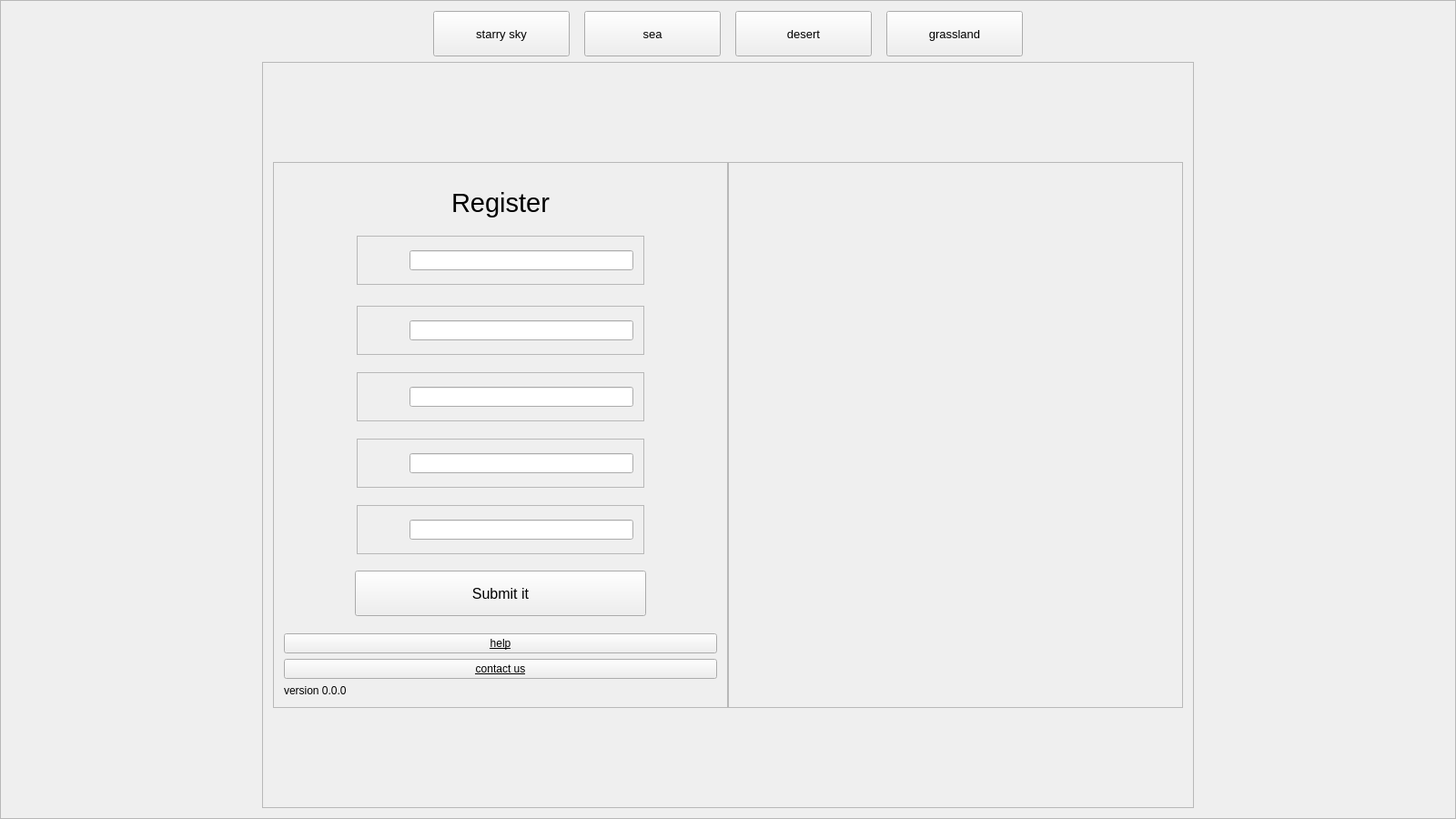
<?xml version="1.0" encoding="UTF-8"?>
<ui version="4.0">
 <class>Widget</class>
 <widget class="QWidget" name="Widget">
  <property name="geometry">
   <rect>
    <x>0</x>
    <y>0</y>
    <width>1600</width>
    <height>900</height>
   </rect>
  </property>
  <property name="minimumSize">
   <size>
    <width>800</width>
    <height>450</height>
   </size>
  </property>
  <property name="windowTitle">
   <string>Widget</string>
  </property>
  <property name="styleSheet">
   <string notr="true"/>
  </property>
  <layout class="QGridLayout" name="gridLayout_7">
   <property name="leftMargin">
    <number>0</number>
   </property>
   <property name="topMargin">
    <number>0</number>
   </property>
   <property name="rightMargin">
    <number>0</number>
   </property>
   <property name="bottomMargin">
    <number>0</number>
   </property>
   <property name="spacing">
    <number>0</number>
   </property>
   <item row="0" column="0">
    <widget class="QFrame" name="frame">
     <property name="frameShape">
      <enum>QFrame::StyledPanel</enum>
     </property>
     <property name="frameShadow">
      <enum>QFrame::Raised</enum>
     </property>
     <layout class="QGridLayout" name="gridLayout_3">
      <item row="0" column="0">
       <layout class="QVBoxLayout" name="verticalLayout">
        <item>
         <layout class="QHBoxLayout" name="horizontalLayout_14">
          <item>
           <spacer name="horizontalSpacer_16">
            <property name="orientation">
             <enum>Qt::Horizontal</enum>
            </property>
            <property name="sizeHint" stdset="0">
             <size>
              <width>13</width>
              <height>20</height>
             </size>
            </property>
           </spacer>
          </item>
          <item>
           <widget class="QPushButton" name="btn_1">
            <property name="sizePolicy">
             <sizepolicy hsizetype="Fixed" vsizetype="Fixed">
              <horstretch>0</horstretch>
              <verstretch>0</verstretch>
             </sizepolicy>
            </property>
            <property name="minimumSize">
             <size>
              <width>150</width>
              <height>50</height>
             </size>
            </property>
            <property name="maximumSize">
             <size>
              <width>150</width>
              <height>50</height>
             </size>
            </property>
            <property name="font">
             <font>
              <family>Arial</family>
              <pointsize>10</pointsize>
             </font>
            </property>
            <property name="text">
             <string>starry sky</string>
            </property>
           </widget>
          </item>
          <item>
           <spacer name="horizontalSpacer_26">
            <property name="orientation">
             <enum>Qt::Horizontal</enum>
            </property>
            <property name="sizeType">
             <enum>QSizePolicy::Fixed</enum>
            </property>
            <property name="sizeHint" stdset="0">
             <size>
              <width>10</width>
              <height>20</height>
             </size>
            </property>
           </spacer>
          </item>
          <item>
           <widget class="QPushButton" name="btn_2">
            <property name="sizePolicy">
             <sizepolicy hsizetype="Fixed" vsizetype="Fixed">
              <horstretch>0</horstretch>
              <verstretch>0</verstretch>
             </sizepolicy>
            </property>
            <property name="minimumSize">
             <size>
              <width>150</width>
              <height>50</height>
             </size>
            </property>
            <property name="maximumSize">
             <size>
              <width>150</width>
              <height>50</height>
             </size>
            </property>
            <property name="font">
             <font>
              <family>Arial</family>
              <pointsize>10</pointsize>
             </font>
            </property>
            <property name="text">
             <string>sea</string>
            </property>
           </widget>
          </item>
          <item>
           <spacer name="horizontalSpacer_27">
            <property name="orientation">
             <enum>Qt::Horizontal</enum>
            </property>
            <property name="sizeType">
             <enum>QSizePolicy::Fixed</enum>
            </property>
            <property name="sizeHint" stdset="0">
             <size>
              <width>10</width>
              <height>20</height>
             </size>
            </property>
           </spacer>
          </item>
          <item>
           <widget class="QPushButton" name="btn_3">
            <property name="sizePolicy">
             <sizepolicy hsizetype="Fixed" vsizetype="Fixed">
              <horstretch>0</horstretch>
              <verstretch>0</verstretch>
             </sizepolicy>
            </property>
            <property name="minimumSize">
             <size>
              <width>150</width>
              <height>50</height>
             </size>
            </property>
            <property name="maximumSize">
             <size>
              <width>150</width>
              <height>50</height>
             </size>
            </property>
            <property name="font">
             <font>
              <family>Arial</family>
              <pointsize>10</pointsize>
             </font>
            </property>
            <property name="text">
             <string>desert</string>
            </property>
           </widget>
          </item>
          <item>
           <spacer name="horizontalSpacer_28">
            <property name="orientation">
             <enum>Qt::Horizontal</enum>
            </property>
            <property name="sizeType">
             <enum>QSizePolicy::Fixed</enum>
            </property>
            <property name="sizeHint" stdset="0">
             <size>
              <width>10</width>
              <height>20</height>
             </size>
            </property>
           </spacer>
          </item>
          <item>
           <widget class="QPushButton" name="btn_4">
            <property name="sizePolicy">
             <sizepolicy hsizetype="Fixed" vsizetype="Fixed">
              <horstretch>0</horstretch>
              <verstretch>0</verstretch>
             </sizepolicy>
            </property>
            <property name="minimumSize">
             <size>
              <width>150</width>
              <height>50</height>
             </size>
            </property>
            <property name="maximumSize">
             <size>
              <width>150</width>
              <height>50</height>
             </size>
            </property>
            <property name="font">
             <font>
              <family>Arial</family>
              <pointsize>10</pointsize>
             </font>
            </property>
            <property name="text">
             <string>grassland</string>
            </property>
           </widget>
          </item>
          <item>
           <spacer name="horizontalSpacer_29">
            <property name="orientation">
             <enum>Qt::Horizontal</enum>
            </property>
            <property name="sizeHint" stdset="0">
             <size>
              <width>13</width>
              <height>20</height>
             </size>
            </property>
           </spacer>
          </item>
         </layout>
        </item>
        <item>
         <layout class="QHBoxLayout" name="horizontalLayout_9">
          <item>
           <spacer name="horizontalSpacer_17">
            <property name="orientation">
             <enum>Qt::Horizontal</enum>
            </property>
            <property name="sizeHint" stdset="0">
             <size>
              <width>40</width>
              <height>20</height>
             </size>
            </property>
           </spacer>
          </item>
          <item>
           <widget class="QFrame" name="frame_3">
            <property name="frameShape">
             <enum>QFrame::StyledPanel</enum>
            </property>
            <property name="frameShadow">
             <enum>QFrame::Raised</enum>
            </property>
            <layout class="QGridLayout" name="gridLayout_2">
             <item row="0" column="0">
              <layout class="QHBoxLayout" name="horizontalLayout_8">
               <property name="spacing">
                <number>0</number>
               </property>
               <item>
                <widget class="QFrame" name="frame_login">
                 <property name="sizePolicy">
                  <sizepolicy hsizetype="Minimum" vsizetype="Minimum">
                   <horstretch>0</horstretch>
                   <verstretch>0</verstretch>
                  </sizepolicy>
                 </property>
                 <property name="minimumSize">
                  <size>
                   <width>500</width>
                   <height>600</height>
                  </size>
                 </property>
                 <property name="maximumSize">
                  <size>
                   <width>500</width>
                   <height>600</height>
                  </size>
                 </property>
                 <property name="styleSheet">
                  <string notr="true"/>
                 </property>
                 <property name="frameShape">
                  <enum>QFrame::StyledPanel</enum>
                 </property>
                 <property name="frameShadow">
                  <enum>QFrame::Raised</enum>
                 </property>
                 <layout class="QGridLayout" name="gridLayout_10">
                  <item row="0" column="0">
                   <spacer name="verticalSpacer_12">
                    <property name="orientation">
                     <enum>Qt::Vertical</enum>
                    </property>
                    <property name="sizeHint" stdset="0">
                     <size>
                      <width>17</width>
                      <height>18</height>
                     </size>
                    </property>
                   </spacer>
                  </item>
                  <item row="1" column="0">
                   <layout class="QGridLayout" name="gridLayout_9">
                    <item row="2" column="0" colspan="5">
                     <layout class="QHBoxLayout" name="horizontalLayout_7">
                      <item>
                       <spacer name="horizontalSpacer_8">
                        <property name="orientation">
                         <enum>Qt::Horizontal</enum>
                        </property>
                        <property name="sizeType">
                         <enum>QSizePolicy::Fixed</enum>
                        </property>
                        <property name="sizeHint" stdset="0">
                         <size>
                          <width>80</width>
                          <height>20</height>
                         </size>
                        </property>
                       </spacer>
                      </item>
                      <item>
                       <widget class="QFrame" name="frame_pwd_2">
                        <property name="frameShape">
                         <enum>QFrame::StyledPanel</enum>
                        </property>
                        <property name="frameShadow">
                         <enum>QFrame::Raised</enum>
                        </property>
                        <layout class="QGridLayout" name="gridLayout_4">
                         <item row="0" column="0">
                          <layout class="QHBoxLayout" name="horizontalLayout_10">
                           <item>
                            <spacer name="horizontalSpacer_9">
                             <property name="orientation">
                              <enum>Qt::Horizontal</enum>
                             </property>
                             <property name="sizeType">
                              <enum>QSizePolicy::Fixed</enum>
                             </property>
                             <property name="sizeHint" stdset="0">
                              <size>
                               <width>10</width>
                               <height>20</height>
                              </size>
                             </property>
                            </spacer>
                           </item>
                           <item>
                            <widget class="QLabel" name="label_pwd_2">
                             <property name="sizePolicy">
                              <sizepolicy hsizetype="Fixed" vsizetype="Fixed">
                               <horstretch>0</horstretch>
                               <verstretch>0</verstretch>
                              </sizepolicy>
                             </property>
                             <property name="minimumSize">
                              <size>
                               <width>30</width>
                               <height>30</height>
                              </size>
                             </property>
                             <property name="maximumSize">
                              <size>
                               <width>30</width>
                               <height>30</height>
                              </size>
                             </property>
                             <property name="text">
                              <string/>
                             </property>
                            </widget>
                           </item>
                           <item>
                            <widget class="QLineEdit" name="lineE_username"/>
                           </item>
                          </layout>
                         </item>
                        </layout>
                       </widget>
                      </item>
                      <item>
                       <spacer name="horizontalSpacer_20">
                        <property name="orientation">
                         <enum>Qt::Horizontal</enum>
                        </property>
                        <property name="sizeType">
                         <enum>QSizePolicy::Fixed</enum>
                        </property>
                        <property name="sizeHint" stdset="0">
                         <size>
                          <width>80</width>
                          <height>20</height>
                         </size>
                        </property>
                       </spacer>
                      </item>
                     </layout>
                    </item>
                    <item row="7" column="0" colspan="5">
                     <layout class="QHBoxLayout" name="horizontalLayout_11">
                      <item>
                       <spacer name="horizontalSpacer_10">
                        <property name="orientation">
                         <enum>Qt::Horizontal</enum>
                        </property>
                        <property name="sizeType">
                         <enum>QSizePolicy::Fixed</enum>
                        </property>
                        <property name="sizeHint" stdset="0">
                         <size>
                          <width>80</width>
                          <height>20</height>
                         </size>
                        </property>
                       </spacer>
                      </item>
                      <item>
                       <widget class="QFrame" name="frame_pwd_3">
                        <property name="frameShape">
                         <enum>QFrame::StyledPanel</enum>
                        </property>
                        <property name="frameShadow">
                         <enum>QFrame::Raised</enum>
                        </property>
                        <layout class="QGridLayout" name="gridLayout_5">
                         <item row="0" column="0">
                          <layout class="QHBoxLayout" name="horizontalLayout_12">
                           <item>
                            <spacer name="horizontalSpacer_11">
                             <property name="orientation">
                              <enum>Qt::Horizontal</enum>
                             </property>
                             <property name="sizeType">
                              <enum>QSizePolicy::Fixed</enum>
                             </property>
                             <property name="sizeHint" stdset="0">
                              <size>
                               <width>10</width>
                               <height>20</height>
                              </size>
                             </property>
                            </spacer>
                           </item>
                           <item>
                            <widget class="QLabel" name="label_pwd_3">
                             <property name="sizePolicy">
                              <sizepolicy hsizetype="Fixed" vsizetype="Fixed">
                               <horstretch>0</horstretch>
                               <verstretch>0</verstretch>
                              </sizepolicy>
                             </property>
                             <property name="minimumSize">
                              <size>
                               <width>30</width>
                               <height>30</height>
                              </size>
                             </property>
                             <property name="maximumSize">
                              <size>
                               <width>30</width>
                               <height>30</height>
                              </size>
                             </property>
                             <property name="text">
                              <string/>
                             </property>
                            </widget>
                           </item>
                           <item>
                            <widget class="QLineEdit" name="lineE_security_question"/>
                           </item>
                          </layout>
                         </item>
                        </layout>
                       </widget>
                      </item>
                      <item>
                       <spacer name="horizontalSpacer_21">
                        <property name="orientation">
                         <enum>Qt::Horizontal</enum>
                        </property>
                        <property name="sizeType">
                         <enum>QSizePolicy::Fixed</enum>
                        </property>
                        <property name="sizeHint" stdset="0">
                         <size>
                          <width>80</width>
                          <height>20</height>
                         </size>
                        </property>
                       </spacer>
                      </item>
                     </layout>
                    </item>
                    <item row="5" column="0" colspan="5">
                     <layout class="QHBoxLayout" name="horizontalLayout_2">
                      <item>
                       <spacer name="horizontalSpacer_6">
                        <property name="orientation">
                         <enum>Qt::Horizontal</enum>
                        </property>
                        <property name="sizeType">
                         <enum>QSizePolicy::Fixed</enum>
                        </property>
                        <property name="sizeHint" stdset="0">
                         <size>
                          <width>80</width>
                          <height>20</height>
                         </size>
                        </property>
                       </spacer>
                      </item>
                      <item>
                       <widget class="QFrame" name="frame_pwd">
                        <property name="frameShape">
                         <enum>QFrame::StyledPanel</enum>
                        </property>
                        <property name="frameShadow">
                         <enum>QFrame::Raised</enum>
                        </property>
                        <layout class="QGridLayout" name="gridLayout">
                         <item row="0" column="0">
                          <layout class="QHBoxLayout" name="horizontalLayout_3">
                           <item>
                            <spacer name="horizontalSpacer_5">
                             <property name="orientation">
                              <enum>Qt::Horizontal</enum>
                             </property>
                             <property name="sizeType">
                              <enum>QSizePolicy::Fixed</enum>
                             </property>
                             <property name="sizeHint" stdset="0">
                              <size>
                               <width>10</width>
                               <height>20</height>
                              </size>
                             </property>
                            </spacer>
                           </item>
                           <item>
                            <widget class="QLabel" name="label_pwd">
                             <property name="sizePolicy">
                              <sizepolicy hsizetype="Fixed" vsizetype="Fixed">
                               <horstretch>0</horstretch>
                               <verstretch>0</verstretch>
                              </sizepolicy>
                             </property>
                             <property name="minimumSize">
                              <size>
                               <width>30</width>
                               <height>30</height>
                              </size>
                             </property>
                             <property name="maximumSize">
                              <size>
                               <width>30</width>
                               <height>30</height>
                              </size>
                             </property>
                             <property name="text">
                              <string/>
                             </property>
                            </widget>
                           </item>
                           <item>
                            <widget class="QLineEdit" name="lineE_pwd"/>
                           </item>
                          </layout>
                         </item>
                        </layout>
                       </widget>
                      </item>
                      <item>
                       <spacer name="horizontalSpacer_19">
                        <property name="orientation">
                         <enum>Qt::Horizontal</enum>
                        </property>
                        <property name="sizeType">
                         <enum>QSizePolicy::Fixed</enum>
                        </property>
                        <property name="sizeHint" stdset="0">
                         <size>
                          <width>80</width>
                          <height>20</height>
                         </size>
                        </property>
                       </spacer>
                      </item>
                     </layout>
                    </item>
                    <item row="0" column="0" colspan="5">
                     <layout class="QHBoxLayout" name="horizontalLayout">
                      <item>
                       <spacer name="horizontalSpacer">
                        <property name="orientation">
                         <enum>Qt::Horizontal</enum>
                        </property>
                        <property name="sizeHint" stdset="0">
                         <size>
                          <width>40</width>
                          <height>20</height>
                         </size>
                        </property>
                       </spacer>
                      </item>
                      <item>
                       <widget class="QLabel" name="label_login">
                        <property name="font">
                         <font>
                          <family>Arial</family>
                          <pointsize>22</pointsize>
                         </font>
                        </property>
                        <property name="styleSheet">
                         <string notr="true"/>
                        </property>
                        <property name="text">
                         <string>Register</string>
                        </property>
                       </widget>
                      </item>
                      <item>
                       <spacer name="horizontalSpacer_2">
                        <property name="orientation">
                         <enum>Qt::Horizontal</enum>
                        </property>
                        <property name="sizeHint" stdset="0">
                         <size>
                          <width>40</width>
                          <height>20</height>
                         </size>
                        </property>
                       </spacer>
                      </item>
                     </layout>
                    </item>
                    <item row="15" column="0" colspan="5">
                     <spacer name="verticalSpacer_8">
                      <property name="orientation">
                       <enum>Qt::Vertical</enum>
                      </property>
                      <property name="sizeHint" stdset="0">
                       <size>
                        <width>17</width>
                        <height>13</height>
                       </size>
                      </property>
                     </spacer>
                    </item>
                    <item row="18" column="0" colspan="5">
                     <widget class="QLabel" name="label">
                      <property name="text">
                       <string>version 0.0.0</string>
                      </property>
                     </widget>
                    </item>
                    <item row="13" column="0" colspan="5">
                     <spacer name="verticalSpacer_6">
                      <property name="orientation">
                       <enum>Qt::Vertical</enum>
                      </property>
                      <property name="sizeHint" stdset="0">
                       <size>
                        <width>17</width>
                        <height>13</height>
                       </size>
                      </property>
                     </spacer>
                    </item>
                    <item row="16" column="0" colspan="5">
                     <widget class="QPushButton" name="btn_forget_3">
                      <property name="font">
                       <font>
                        <family>Arial</family>
                        <underline>true</underline>
                       </font>
                      </property>
                      <property name="styleSheet">
                       <string notr="true"/>
                      </property>
                      <property name="text">
                       <string>help</string>
                      </property>
                     </widget>
                    </item>
                    <item row="9" column="0" colspan="5">
                     <layout class="QHBoxLayout" name="horizontalLayout_5">
                      <item>
                       <spacer name="horizontalSpacer_12">
                        <property name="orientation">
                         <enum>Qt::Horizontal</enum>
                        </property>
                        <property name="sizeType">
                         <enum>QSizePolicy::Fixed</enum>
                        </property>
                        <property name="sizeHint" stdset="0">
                         <size>
                          <width>80</width>
                          <height>20</height>
                         </size>
                        </property>
                       </spacer>
                      </item>
                      <item>
                       <widget class="QFrame" name="frame_pwd_4">
                        <property name="frameShape">
                         <enum>QFrame::StyledPanel</enum>
                        </property>
                        <property name="frameShadow">
                         <enum>QFrame::Raised</enum>
                        </property>
                        <layout class="QGridLayout" name="gridLayout_6">
                         <item row="0" column="0">
                          <layout class="QHBoxLayout" name="horizontalLayout_13">
                           <item>
                            <spacer name="horizontalSpacer_15">
                             <property name="orientation">
                              <enum>Qt::Horizontal</enum>
                             </property>
                             <property name="sizeType">
                              <enum>QSizePolicy::Fixed</enum>
                             </property>
                             <property name="sizeHint" stdset="0">
                              <size>
                               <width>10</width>
                               <height>20</height>
                              </size>
                             </property>
                            </spacer>
                           </item>
                           <item>
                            <widget class="QLabel" name="label_pwd_4">
                             <property name="sizePolicy">
                              <sizepolicy hsizetype="Fixed" vsizetype="Fixed">
                               <horstretch>0</horstretch>
                               <verstretch>0</verstretch>
                              </sizepolicy>
                             </property>
                             <property name="minimumSize">
                              <size>
                               <width>30</width>
                               <height>30</height>
                              </size>
                             </property>
                             <property name="maximumSize">
                              <size>
                               <width>30</width>
                               <height>30</height>
                              </size>
                             </property>
                             <property name="text">
                              <string/>
                             </property>
                            </widget>
                           </item>
                           <item>
                            <widget class="QLineEdit" name="lineE_security_ans"/>
                           </item>
                          </layout>
                         </item>
                        </layout>
                       </widget>
                      </item>
                      <item>
                       <spacer name="horizontalSpacer_22">
                        <property name="orientation">
                         <enum>Qt::Horizontal</enum>
                        </property>
                        <property name="sizeType">
                         <enum>QSizePolicy::Fixed</enum>
                        </property>
                        <property name="sizeHint" stdset="0">
                         <size>
                          <width>80</width>
                          <height>20</height>
                         </size>
                        </property>
                       </spacer>
                      </item>
                     </layout>
                    </item>
                    <item row="4" column="0" colspan="5">
                     <spacer name="verticalSpacer_3">
                      <property name="orientation">
                       <enum>Qt::Vertical</enum>
                      </property>
                      <property name="sizeHint" stdset="0">
                       <size>
                        <width>278</width>
                        <height>18</height>
                       </size>
                      </property>
                     </spacer>
                    </item>
                    <item row="10" column="0" colspan="5">
                     <spacer name="verticalSpacer_7">
                      <property name="orientation">
                       <enum>Qt::Vertical</enum>
                      </property>
                      <property name="sizeHint" stdset="0">
                       <size>
                        <width>20</width>
                        <height>13</height>
                       </size>
                      </property>
                     </spacer>
                    </item>
                    <item row="1" column="0" colspan="5">
                     <spacer name="verticalSpacer">
                      <property name="orientation">
                       <enum>Qt::Vertical</enum>
                      </property>
                      <property name="sizeHint" stdset="0">
                       <size>
                        <width>17</width>
                        <height>13</height>
                       </size>
                      </property>
                     </spacer>
                    </item>
                    <item row="6" column="0" colspan="5">
                     <spacer name="verticalSpacer_16">
                      <property name="orientation">
                       <enum>Qt::Vertical</enum>
                      </property>
                      <property name="sizeHint" stdset="0">
                       <size>
                        <width>17</width>
                        <height>13</height>
                       </size>
                      </property>
                     </spacer>
                    </item>
                    <item row="14" column="0" colspan="5">
                     <layout class="QHBoxLayout" name="horizontalLayout_6">
                      <item>
                       <spacer name="horizontalSpacer_13">
                        <property name="orientation">
                         <enum>Qt::Horizontal</enum>
                        </property>
                        <property name="sizeHint" stdset="0">
                         <size>
                          <width>40</width>
                          <height>20</height>
                         </size>
                        </property>
                       </spacer>
                      </item>
                      <item>
                       <widget class="QPushButton" name="btn_submit">
                        <property name="sizePolicy">
                         <sizepolicy hsizetype="Fixed" vsizetype="Fixed">
                          <horstretch>0</horstretch>
                          <verstretch>0</verstretch>
                         </sizepolicy>
                        </property>
                        <property name="minimumSize">
                         <size>
                          <width>320</width>
                          <height>50</height>
                         </size>
                        </property>
                        <property name="maximumSize">
                         <size>
                          <width>320</width>
                          <height>50</height>
                         </size>
                        </property>
                        <property name="font">
                         <font>
                          <family>Arial</family>
                          <pointsize>12</pointsize>
                          <underline>false</underline>
                         </font>
                        </property>
                        <property name="text">
                         <string>Submit it</string>
                        </property>
                       </widget>
                      </item>
                      <item>
                       <spacer name="horizontalSpacer_14">
                        <property name="orientation">
                         <enum>Qt::Horizontal</enum>
                        </property>
                        <property name="sizeHint" stdset="0">
                         <size>
                          <width>40</width>
                          <height>20</height>
                         </size>
                        </property>
                       </spacer>
                      </item>
                     </layout>
                    </item>
                    <item row="11" column="0" colspan="5">
                     <layout class="QHBoxLayout" name="horizontalLayout_15">
                      <item>
                       <spacer name="horizontalSpacer_23">
                        <property name="orientation">
                         <enum>Qt::Horizontal</enum>
                        </property>
                        <property name="sizeType">
                         <enum>QSizePolicy::Fixed</enum>
                        </property>
                        <property name="sizeHint" stdset="0">
                         <size>
                          <width>80</width>
                          <height>20</height>
                         </size>
                        </property>
                       </spacer>
                      </item>
                      <item>
                       <widget class="QFrame" name="frame_pwd_5">
                        <property name="frameShape">
                         <enum>QFrame::StyledPanel</enum>
                        </property>
                        <property name="frameShadow">
                         <enum>QFrame::Raised</enum>
                        </property>
                        <layout class="QGridLayout" name="gridLayout_8">
                         <item row="0" column="0">
                          <layout class="QHBoxLayout" name="horizontalLayout_16">
                           <item>
                            <spacer name="horizontalSpacer_24">
                             <property name="orientation">
                              <enum>Qt::Horizontal</enum>
                             </property>
                             <property name="sizeType">
                              <enum>QSizePolicy::Fixed</enum>
                             </property>
                             <property name="sizeHint" stdset="0">
                              <size>
                               <width>10</width>
                               <height>20</height>
                              </size>
                             </property>
                            </spacer>
                           </item>
                           <item>
                            <widget class="QLabel" name="label_pwd_5">
                             <property name="sizePolicy">
                              <sizepolicy hsizetype="Fixed" vsizetype="Fixed">
                               <horstretch>0</horstretch>
                               <verstretch>0</verstretch>
                              </sizepolicy>
                             </property>
                             <property name="minimumSize">
                              <size>
                               <width>30</width>
                               <height>30</height>
                              </size>
                             </property>
                             <property name="maximumSize">
                              <size>
                               <width>30</width>
                               <height>30</height>
                              </size>
                             </property>
                             <property name="text">
                              <string/>
                             </property>
                            </widget>
                           </item>
                           <item>
                            <widget class="QLineEdit" name="lineE_admin_number"/>
                           </item>
                          </layout>
                         </item>
                        </layout>
                       </widget>
                      </item>
                      <item>
                       <spacer name="horizontalSpacer_25">
                        <property name="orientation">
                         <enum>Qt::Horizontal</enum>
                        </property>
                        <property name="sizeType">
                         <enum>QSizePolicy::Fixed</enum>
                        </property>
                        <property name="sizeHint" stdset="0">
                         <size>
                          <width>80</width>
                          <height>20</height>
                         </size>
                        </property>
                       </spacer>
                      </item>
                     </layout>
                    </item>
                    <item row="8" column="0" colspan="5">
                     <spacer name="verticalSpacer_15">
                      <property name="orientation">
                       <enum>Qt::Vertical</enum>
                      </property>
                      <property name="sizeHint" stdset="0">
                       <size>
                        <width>20</width>
                        <height>13</height>
                       </size>
                      </property>
                     </spacer>
                    </item>
                    <item row="17" column="0" colspan="5">
                     <widget class="QPushButton" name="btn_forget_2">
                      <property name="font">
                       <font>
                        <family>Arial</family>
                        <underline>true</underline>
                       </font>
                      </property>
                      <property name="text">
                       <string>contact us</string>
                      </property>
                     </widget>
                    </item>
                   </layout>
                  </item>
                 </layout>
                </widget>
               </item>
               <item>
                <widget class="QFrame" name="frame_pic">
                 <property name="sizePolicy">
                  <sizepolicy hsizetype="Minimum" vsizetype="Minimum">
                   <horstretch>0</horstretch>
                   <verstretch>0</verstretch>
                  </sizepolicy>
                 </property>
                 <property name="minimumSize">
                  <size>
                   <width>500</width>
                   <height>600</height>
                  </size>
                 </property>
                 <property name="styleSheet">
                  <string notr="true"/>
                 </property>
                 <property name="frameShape">
                  <enum>QFrame::StyledPanel</enum>
                 </property>
                 <property name="frameShadow">
                  <enum>QFrame::Raised</enum>
                 </property>
                </widget>
               </item>
              </layout>
             </item>
            </layout>
           </widget>
          </item>
          <item>
           <spacer name="horizontalSpacer_18">
            <property name="orientation">
             <enum>Qt::Horizontal</enum>
            </property>
            <property name="sizeHint" stdset="0">
             <size>
              <width>40</width>
              <height>20</height>
             </size>
            </property>
           </spacer>
          </item>
         </layout>
        </item>
       </layout>
      </item>
     </layout>
    </widget>
   </item>
  </layout>
 </widget>
 <layoutdefault spacing="6" margin="11"/>
 <resources/>
 <connections/>
</ui>
